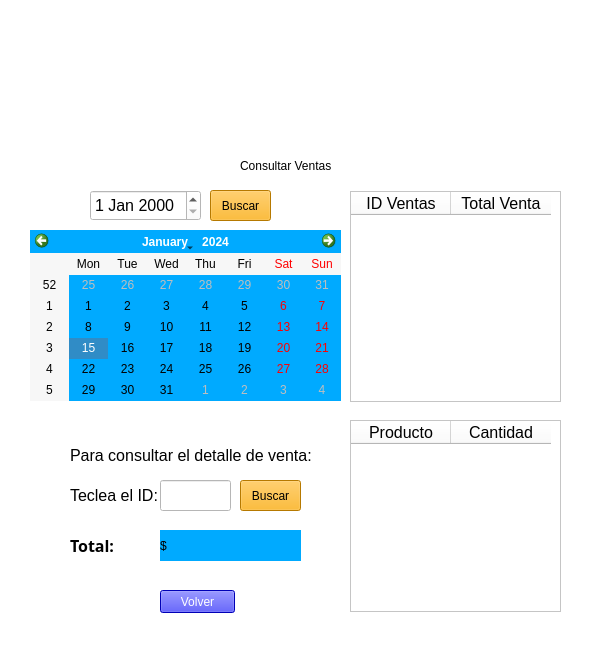
<?xml version="1.0" encoding="UTF-8"?>
<ui version="4.0">
 <class>VentanaConsultarVentas</class>
 <widget class="QMainWindow" name="VentanaConsultarVentas">
  <property name="windowModality">
   <enum>Qt::NonModal</enum>
  </property>
  <property name="geometry">
   <rect>
    <x>0</x>
    <y>0</y>
    <width>592</width>
    <height>651</height>
   </rect>
  </property>
  <property name="sizePolicy">
   <sizepolicy hsizetype="Fixed" vsizetype="Expanding">
    <horstretch>0</horstretch>
    <verstretch>0</verstretch>
   </sizepolicy>
  </property>
  <property name="minimumSize">
   <size>
    <width>592</width>
    <height>651</height>
   </size>
  </property>
  <property name="windowTitle">
   <string>VentanaConsultarVenta</string>
  </property>
  <property name="autoFillBackground">
   <bool>false</bool>
  </property>
  <property name="styleSheet">
   <string notr="true">background-color: rgb(255, 255, 255);</string>
  </property>
  <widget class="QWidget" name="ConsultarVentasWindow">
   <widget class="QLabel" name="label">
    <property name="geometry">
     <rect>
      <x>240</x>
      <y>10</y>
      <width>141</width>
      <height>131</height>
     </rect>
    </property>
    <property name="text">
     <string/>
    </property>
    <property name="pixmap">
     <pixmap>Buscar.jpeg</pixmap>
    </property>
    <property name="scaledContents">
     <bool>true</bool>
    </property>
   </widget>
   <widget class="QLabel" name="label_2">
    <property name="geometry">
     <rect>
      <x>240</x>
      <y>150</y>
      <width>151</width>
      <height>31</height>
     </rect>
    </property>
    <property name="styleSheet">
     <string notr="true">font: 87 12pt &quot;Arial Black&quot;;</string>
    </property>
    <property name="text">
     <string>Consultar Ventas</string>
    </property>
   </widget>
   <widget class="QPushButton" name="pushButton_volver_2">
    <property name="geometry">
     <rect>
      <x>160</x>
      <y>590</y>
      <width>75</width>
      <height>23</height>
     </rect>
    </property>
    <property name="styleSheet">
     <string notr="true">color: rgb(255, 255, 255);
font: 12pt &quot;Arial&quot;;
background-color: rgb(0, 0, 255) ;</string>
    </property>
    <property name="text">
     <string>Volver</string>
    </property>
   </widget>
   <widget class="QCalendarWidget" name="Calendario">
    <property name="geometry">
     <rect>
      <x>30</x>
      <y>230</y>
      <width>311</width>
      <height>171</height>
     </rect>
    </property>
    <property name="styleSheet">
     <string notr="true">background-color: rgb(0, 170, 255);</string>
    </property>
   </widget>
   <widget class="QTableWidget" name="tableVenta">
    <property name="geometry">
     <rect>
      <x>350</x>
      <y>191</y>
      <width>211</width>
      <height>211</height>
     </rect>
    </property>
    <column>
     <property name="text">
      <string>ID Ventas</string>
     </property>
     <property name="font">
      <font>
       <family>Arial</family>
       <pointsize>12</pointsize>
      </font>
     </property>
     <property name="textAlignment">
      <set>AlignCenter</set>
     </property>
    </column>
    <column>
     <property name="text">
      <string>Total Venta</string>
     </property>
     <property name="font">
      <font>
       <family>Arial</family>
       <pointsize>12</pointsize>
      </font>
     </property>
     <property name="textAlignment">
      <set>AlignCenter</set>
     </property>
    </column>
   </widget>
   <widget class="QLabel" name="label_3">
    <property name="geometry">
     <rect>
      <x>70</x>
      <y>440</y>
      <width>241</width>
      <height>31</height>
     </rect>
    </property>
    <property name="font">
     <font>
      <family>Arial</family>
      <pointsize>12</pointsize>
     </font>
    </property>
    <property name="styleSheet">
     <string notr="true">font: 12pt &quot;Arial&quot;;</string>
    </property>
    <property name="text">
     <string>Para consultar el detalle de venta:</string>
    </property>
   </widget>
   <widget class="QTableWidget" name="TablaDetalle">
    <property name="geometry">
     <rect>
      <x>350</x>
      <y>420</y>
      <width>211</width>
      <height>192</height>
     </rect>
    </property>
    <column>
     <property name="text">
      <string>Producto</string>
     </property>
     <property name="font">
      <font>
       <family>Arial</family>
       <pointsize>12</pointsize>
      </font>
     </property>
     <property name="textAlignment">
      <set>AlignCenter</set>
     </property>
    </column>
    <column>
     <property name="text">
      <string>Cantidad</string>
     </property>
     <property name="font">
      <font>
       <family>Arial</family>
       <pointsize>12</pointsize>
      </font>
     </property>
     <property name="textAlignment">
      <set>AlignCenter</set>
     </property>
    </column>
   </widget>
   <widget class="QLabel" name="label_4">
    <property name="geometry">
     <rect>
      <x>70</x>
      <y>480</y>
      <width>91</width>
      <height>31</height>
     </rect>
    </property>
    <property name="font">
     <font>
      <family>Arial</family>
      <pointsize>12</pointsize>
     </font>
    </property>
    <property name="text">
     <string>Teclea el ID:</string>
    </property>
   </widget>
   <widget class="QLineEdit" name="IdeV">
    <property name="geometry">
     <rect>
      <x>160</x>
      <y>480</y>
      <width>71</width>
      <height>31</height>
     </rect>
    </property>
    <property name="styleSheet">
     <string notr="true">font: 12pt &quot;Arial&quot;;</string>
    </property>
   </widget>
   <widget class="QPushButton" name="BtBuscarIde">
    <property name="geometry">
     <rect>
      <x>240</x>
      <y>480</y>
      <width>61</width>
      <height>31</height>
     </rect>
    </property>
    <property name="styleSheet">
     <string notr="true">color: rgb(rgb(0, 0, 0));
font: 12pt &quot;Arial&quot;;
background-color: rgb(255, 170, 0) ;</string>
    </property>
    <property name="text">
     <string>Buscar</string>
    </property>
   </widget>
   <widget class="QLabel" name="label_5">
    <property name="geometry">
     <rect>
      <x>70</x>
      <y>530</y>
      <width>61</width>
      <height>31</height>
     </rect>
    </property>
    <property name="font">
     <font>
      <family>Arial Black</family>
      <pointsize>12</pointsize>
      <weight>75</weight>
      <bold>true</bold>
     </font>
    </property>
    <property name="text">
     <string>Total:</string>
    </property>
   </widget>
   <widget class="QLabel" name="labelTotal">
    <property name="geometry">
     <rect>
      <x>160</x>
      <y>530</y>
      <width>141</width>
      <height>31</height>
     </rect>
    </property>
    <property name="layoutDirection">
     <enum>Qt::LeftToRight</enum>
    </property>
    <property name="styleSheet">
     <string notr="true">font: 75 16pt &quot;Arial&quot;;
background-color:rgb(0, 170, 255);</string>
    </property>
    <property name="text">
     <string>$</string>
    </property>
   </widget>
   <widget class="QDateEdit" name="dateConsultar">
    <property name="geometry">
     <rect>
      <x>90</x>
      <y>190</y>
      <width>111</width>
      <height>31</height>
     </rect>
    </property>
    <property name="font">
     <font>
      <family>Arial</family>
      <pointsize>12</pointsize>
      <weight>50</weight>
      <italic>false</italic>
      <bold>false</bold>
     </font>
    </property>
    <property name="styleSheet">
     <string notr="true">background-color: rgb(255, 255, 255);

</string>
    </property>
   </widget>
   <widget class="QPushButton" name="BtBuscarDate">
    <property name="geometry">
     <rect>
      <x>210</x>
      <y>190</y>
      <width>61</width>
      <height>31</height>
     </rect>
    </property>
    <property name="styleSheet">
     <string notr="true">color: rgb(rgb(0, 0, 0));
font: 12pt &quot;Arial&quot;;
background-color: rgb(255, 170, 0) ;</string>
    </property>
    <property name="text">
     <string>Buscar</string>
    </property>
   </widget>
  </widget>
  <widget class="QMenuBar" name="menubar">
   <property name="geometry">
    <rect>
     <x>0</x>
     <y>0</y>
     <width>592</width>
     <height>21</height>
    </rect>
   </property>
  </widget>
  <widget class="QStatusBar" name="statusbar"/>
 </widget>
 <resources/>
 <connections/>
</ui>
